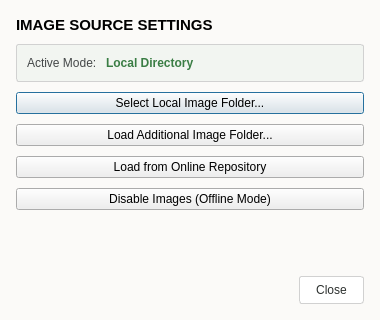
<?xml version="1.0" encoding="UTF-8"?>
<ui version="4.0">
 <class>ImageSettingsDialog</class>
 <widget class="QDialog" name="ImageSettingsDialog">
  <property name="geometry">
   <rect>
    <x>0</x>
    <y>0</y>
    <width>380</width>
    <height>320</height>
   </rect>
  </property>
  <property name="minimumSize">
   <size>
    <width>340</width>
    <height>280</height>
   </size>
  </property>
  <property name="windowTitle">
   <string>Image Source Settings</string>
  </property>
  <property name="styleSheet">
   <string notr="true">QDialog#ImageSettingsDialog {
    background-color: #fbfaf8;
    color: #2c302e;
}
QLabel#lbl_header {
    color: #000000;
    font-family: &quot;Segoe UI&quot;, &quot;Inter&quot;;
    font-size: 11pt;
    font-weight: bold;
}
QFrame#status_card {
    background-color: #f2f5f1;
    border: 1px solid #d1d1d1;
    border-radius: 3px;
}
QLabel#lbl_active_mode_label {
    color: #444748;
    font-family: &quot;Segoe UI&quot;, &quot;Inter&quot;;
    font-size: 9pt;
}
QLabel#lbl_active_mode_badge {
    color: #3a7d44;
    font-family: &quot;Segoe UI&quot;, &quot;Inter&quot;;
    font-size: 9pt;
    font-weight: bold;
}
QPushButton.image-action-btn {
    background-color: #ffffff;
    color: #2c302e;
    font-family: &quot;Segoe UI&quot;, &quot;Inter&quot;;
    font-size: 9pt;
    border: 1px solid #d1d1d1;
    border-radius: 3px;
    padding: 6px 12px;
    text-align: left;
}
QPushButton.image-action-btn:hover {
    background-color: #e9ece5;
    border-color: #000000;
}
QPushButton#btn_close {
    background-color: #ffffff;
    color: #2c302e;
    font-family: &quot;Segoe UI&quot;, &quot;Inter&quot;;
    font-size: 9pt;
    border: 1px solid #d1d1d1;
    border-radius: 3px;
    padding: 6px 16px;
}
QPushButton#btn_close:hover {
    background-color: #e9ece5;
}</string>
  </property>
  <layout class="QVBoxLayout" name="root_vlayout">
   <property name="spacing">
    <number>10</number>
   </property>
   <property name="leftMargin">
    <number>16</number>
   </property>
   <property name="topMargin">
    <number>16</number>
   </property>
   <property name="rightMargin">
    <number>16</number>
   </property>
   <property name="bottomMargin">
    <number>16</number>
   </property>
   <item>
    <widget class="QLabel" name="lbl_header">
     <property name="text">
      <string>IMAGE SOURCE SETTINGS</string>
     </property>
    </widget>
   </item>
   <item>
    <widget class="QFrame" name="status_card">
     <property name="frameShape">
      <enum>QFrame::NoFrame</enum>
     </property>
     <layout class="QHBoxLayout" name="status_card_layout">
      <property name="leftMargin">
       <number>10</number>
      </property>
      <property name="topMargin">
       <number>8</number>
      </property>
      <property name="rightMargin">
       <number>10</number>
      </property>
      <property name="bottomMargin">
       <number>8</number>
      </property>
      <item>
       <widget class="QLabel" name="lbl_active_mode_label">
        <property name="text">
         <string>Active Mode: </string>
        </property>
       </widget>
      </item>
      <item>
       <widget class="QLabel" name="lbl_active_mode_badge">
        <property name="text">
         <string>Local Directory</string>
        </property>
       </widget>
      </item>
      <item>
       <spacer name="status_spacer">
        <property name="orientation">
         <enum>Qt::Horizontal</enum>
        </property>
        <property name="sizeHint" stdset="0">
         <size>
          <width>40</width>
          <height>20</height>
         </size>
        </property>
       </spacer>
      </item>
     </layout>
    </widget>
   </item>
   <item>
    <widget class="QPushButton" name="btn_select_folder">
     <property name="cursor">
      <cursorShape>PointingHandCursor</cursorShape>
     </property>
     <property name="text">
      <string>Select Local Image Folder...</string>
     </property>
     <property name="class" stdset="0">
      <string>image-action-btn</string>
     </property>
    </widget>
   </item>
   <item>
    <widget class="QPushButton" name="btn_add_folder">
     <property name="cursor">
      <cursorShape>PointingHandCursor</cursorShape>
     </property>
     <property name="text">
      <string>Load Additional Image Folder...</string>
     </property>
     <property name="class" stdset="0">
      <string>image-action-btn</string>
     </property>
    </widget>
   </item>
   <item>
    <widget class="QPushButton" name="btn_online_repo">
     <property name="cursor">
      <cursorShape>PointingHandCursor</cursorShape>
     </property>
     <property name="text">
      <string>Load from Online Repository</string>
     </property>
     <property name="class" stdset="0">
      <string>image-action-btn</string>
     </property>
    </widget>
   </item>
   <item>
    <widget class="QPushButton" name="btn_disable_images">
     <property name="cursor">
      <cursorShape>PointingHandCursor</cursorShape>
     </property>
     <property name="text">
      <string>Disable Images (Offline Mode)</string>
     </property>
     <property name="class" stdset="0">
      <string>image-action-btn</string>
     </property>
    </widget>
   </item>
   <item>
    <spacer name="vertical_spacer">
     <property name="orientation">
      <enum>Qt::Vertical</enum>
     </property>
     <property name="sizeHint" stdset="0">
      <size>
       <width>20</width>
       <height>10</height>
      </size>
     </property>
    </spacer>
   </item>
   <item>
    <layout class="QHBoxLayout" name="footer_layout">
     <item>
      <spacer name="footer_spacer">
       <property name="orientation">
        <enum>Qt::Horizontal</enum>
       </property>
       <property name="sizeHint" stdset="0">
        <size>
         <width>40</width>
         <height>20</height>
        </size>
       </property>
      </spacer>
     </item>
     <item>
      <widget class="QPushButton" name="btn_close">
       <property name="cursor">
        <cursorShape>PointingHandCursor</cursorShape>
       </property>
       <property name="text">
        <string>Close</string>
       </property>
      </widget>
     </item>
    </layout>
   </item>
  </layout>
 </widget>
 <resources/>
 <connections/>
</ui>
